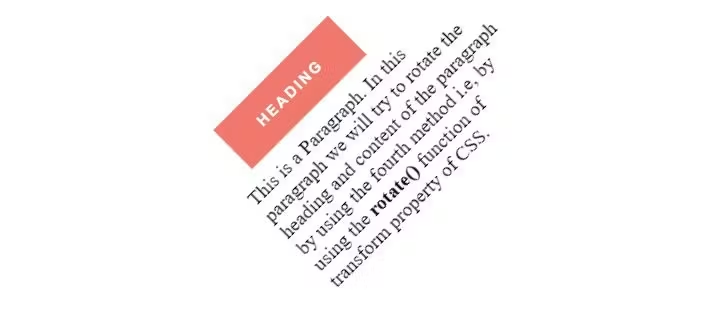
#> input picture image copy 3.png, 728 x 317 px
$ python hough.py
#> lines starting #> are read from the running program, lines starting #| are printed output that depends on the picture; after the words box and inside, x2 and y2 are one past the last pixel; in counts of white or black regions, pixels touching at a corner belong together
import sys
import math
import cv2 as cv
import numpy as np
def main(argv):

    default_file = 'image copy 3.png'
    filename = argv[0] if len(argv) > 0 else default_file
    # Loads an image
    src = cv.imread(cv.samples.findFile(filename), cv.IMREAD_GRAYSCALE)
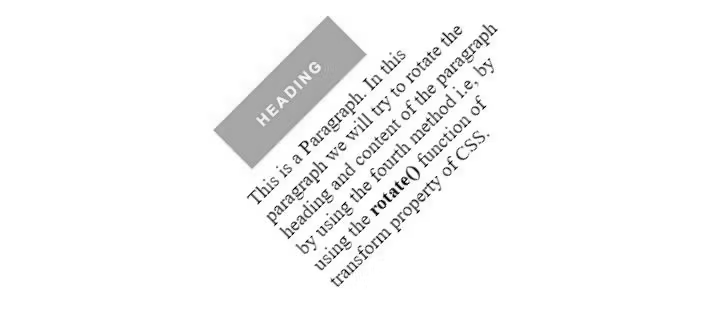
#> src: shape (317, 728); min 0, max 255, mean 246.5
    # Check if image is loaded fine
    if src is None:
        print ('Error opening image!')
        print ('Usage: hough_lines.py [image_name -- default ' + default_file + '] \n')
        return -1


    dst = cv.Canny(src, 50, 200, None, 3)
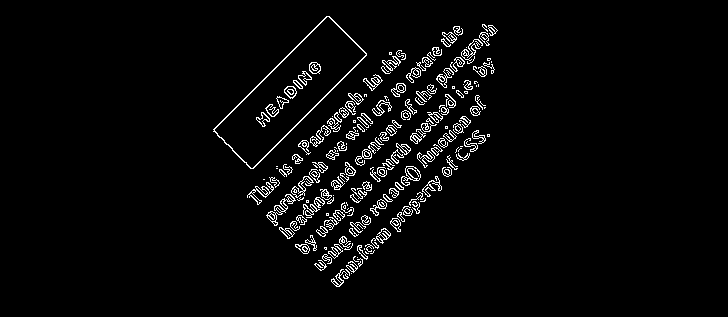
#> dst: shape (317, 728); 3.3% white in thin lines or dots, all inside (x1, y1, x2, y2) = (213, 16, 498, 287)

    # Copy edges to the images that will display the results in BGR
    cdst = cv.cvtColor(dst, cv.COLOR_GRAY2BGR)
    cdstP = np.copy(cdst)

    lines = cv.HoughLines(dst, 1, np.pi / 180, 150, None, 0, 0)
#> lines = [[366, 0.785], [363, 0.785], [371, 0.785], [368, 0.785]]

    if lines is not None:
        for i in range(0, len(lines)):
            rho = lines[i][0][0]
            theta = lines[i][0][1]
            a = math.cos(theta)
            b = math.sin(theta)
            x0 = a * rho
            y0 = b * rho
            pt1 = (int(x0 + 1000*(-b)), int(y0 + 1000*(a)))
            pt2 = (int(x0 - 1000*(-b)), int(y0 - 1000*(a)))
            cv.line(cdst, pt1, pt2, (0,0,255), 3, cv.LINE_AA)
#> this loop made 4 passes
#> (rho, x0, y0, pt1, pt2) on passes 1 to 4: (366, 258.8, 258.8, (-448, 965), (965, -448)), (363, 256.7, 256.7, (-450, 963), (963, -450)), (371, 262.3, 262.3, (-444, 969), (969, -444)), (368, 260.2, 260.2, (-446, 967), (967, -446))
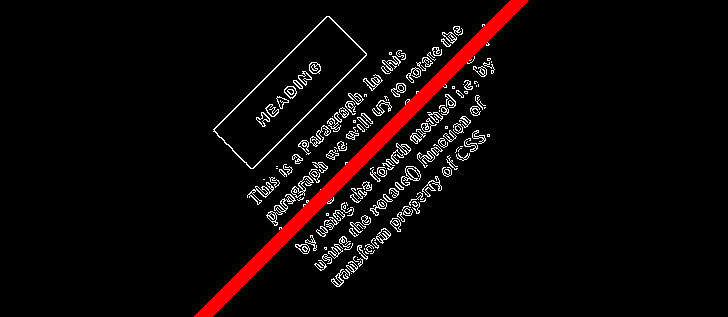
#> cdst: shape (317, 728, 3); mean B, G, R 7.1, 7.1, 13.9


    linesP = cv.HoughLinesP(dst, 1, np.pi / 180, 50, None, 50, 10)
#> linesP = 70 rows, first 6: [284, 233, 492, 25], [282, 231, 488, 25], [272, 222, 327, 167], [287, 237, 494, 30], [306, 253, 491, 68], [285, 235, 492, 28]

    if linesP is not None:
        for i in range(0, len(linesP)):
            l = linesP[i][0]
            cv.line(cdstP, (l[0], l[1]), (l[2], l[3]), (0,0,255), 3, cv.LINE_AA)
#> this loop made 70 passes
#> l on passes 1 to 12: [284, 233, 492, 25], [282, 231, 488, 25], [272, 222, 327, 167], [287, 237, 494, 30], [306, 253, 491, 68], [285, 235, 492, 28], [289, 238, 497, 30], [320, 269, 484, 105], [267, 217, 458, 26], [253, 168, 366, 55], [301, 251, 491, 61], [299, 248, 489, 58]
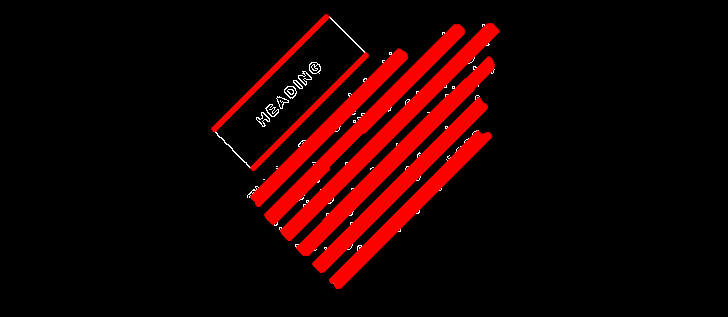
#> cdstP: shape (317, 728, 3); mean B, G, R 1, 1, 27.9

    cv.imshow("Source", src)
    cv.imshow("Detected Lines (in red) - Standard Hough Line Transform", cdst)
    cv.imshow("Detected Lines (in red) - Probabilistic Line Transform", cdstP)

    cv.waitKey()
    return 0

if __name__ == "__main__":
    main(sys.argv[1:])

$ run again, with image copy 2.png copied over image copy 3.png
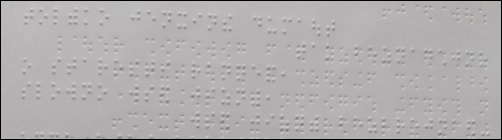
#> input picture image copy 2.png, 502 x 140 px
#> dst: shape (140, 502); 6.4% white in thin lines or dots
#> lines = [[138, 1.57], [1, 1.57]]
#> the loop in main, `for i in range(0, len(lines)):` made 2 passes
#> (rho, theta, a, b, x0, y0, pt1, pt2) on pass 1: (138, 1.57, -4.37e-08, 1, -6.03e-06, 138, (-1000, 137), (999, 138))
#> after the loop in main, `for i in range(0, len(lines)):`:
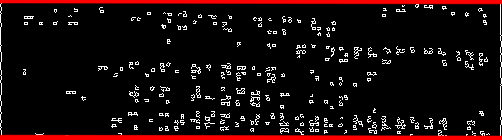
#> cdst: shape (140, 502, 3); mean B, G, R 12.5, 12.5, 27.8
#> linesP = 16 rows, first 6: [341, 138, 500, 138], [436, 1, 500, 1], [269, 0, 448, 0], [213, 1, 278, 1], [12, 139, 109, 139], [500, 137, 500, 2]
#> the loop in main, `for i in range(0, len(linesP)):` made 16 passes
#> after the loop in main, `for i in range(0, len(linesP)):`:
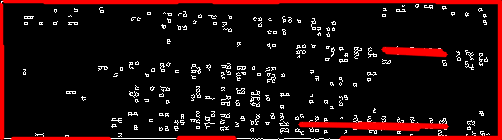
#> cdstP: shape (140, 502, 3); mean B, G, R 11.2, 11.2, 31.7
